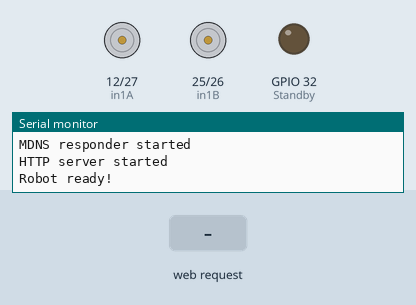
A sketch run on a simulated ESP32. On the bench: motor-driver pin pairs drawn as motors (green arrow = first pin HIGH = forward, orange = second pin HIGH = backward, longer = more drive, scaled by the enable pin, stopped while the standby pin is LOW), output pins drawn as LEDs (lit = HIGH), the last lines printed to the serial monitor. Inputs (shaded band) come from the test bench. WiFi joins after 1.5 s; servers stay silent unless stated; nothing arrives over Bluetooth unless stated; a phone connects over Bluetooth LE 3 s after start.

Above: at 2.7 s.
2.8 s: HTTP request GET /fwd received
At 3.9 s:
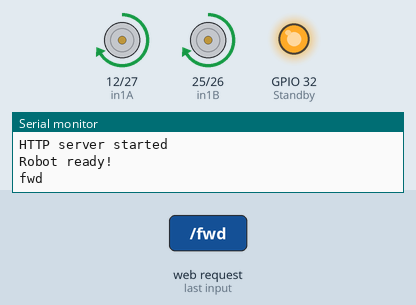
4.3 s: HTTP request GET /back received
At 5.5 s:
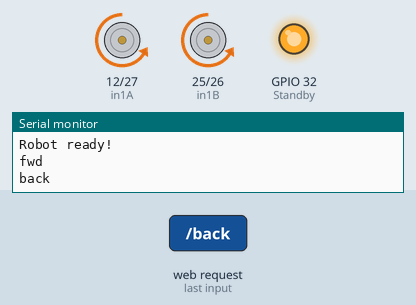
6.3 s: HTTP request GET /left received
At 8.0 s:
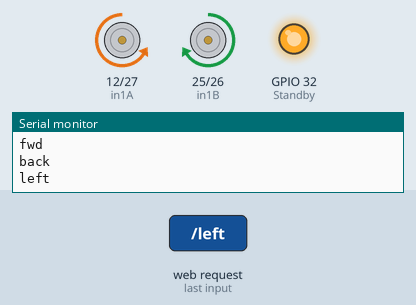
8.3 s: HTTP request GET /right received
At 9.7 s:
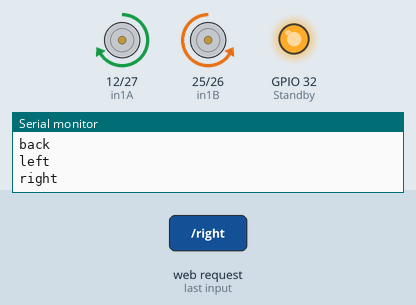
Timing chart, 0 to 11.3 s (numbered marks = the images above; inputs shaded):
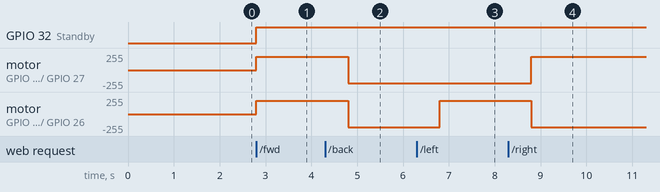

The sketch:

stemcamp_connected_robot.ino
```cpp
/*
    Based on Neil Kolban example for IDF: https://github.com/nkolban/esp32-snippets/blob/master/cpp_utils/tests/BLE%20Tests/SampleWrite.cpp
    Ported to Arduino ESP32 by Evandro Copercini
*/

#include <BLEDevice.h>
#include <BLEUtils.h>
#include <BLEServer.h>

#include <BLE2902.h>


#include <WiFi.h>
#include <WiFiClient.h>
#include <WebServer.h>
#include <ESPmDNS.h>

#define BLE_NAME "ESP32-Team-X-YOURNAME"
const char* ssid = "KSUGuest";
const char* password = "kennesaw";


//#define SERVICE_UUID        "6e400001-b5a3-f393-e0a9-e50e24dcca9e" //- must match optional services on navigator.bluetooth.requestDevice
//#define CHARACTERISTIC_UUID "6e400003-b5a3-f393-e0a9-e50e24dcca9e"

//maintain compatability with HM-10
BLEUUID  SERVICE_UUID((uint16_t)0xFFE0); // UART service UUID
BLEUUID CHARACTERISTIC_UUID ((uint16_t)0xFFE1);

/*
 * navigator.bluetooth.requestDevice({

    filters: [{
        name: 'ESP32'
      }],
      optionalServices: ['6e400001-b5a3-f393-e0a9-e50e24dcca9e',
      '6e400002-b5a3-f393-e0a9-e50e24dcca9e',
      '6e400003-b5a3-f393-e0a9-e50e24dcca9e']
    }).
*/


BLECharacteristic *pCharacteristic;


std::string avalue;
WebServer server(80);


void handleRoot() {
  String message = "hello my name is: ";
  message += WiFi.localIP().toString();
  server.send(200, "text/plain", message);
}

void handleNotFound() {
  String message = "File Not Found\n\n";
  message += "URI: ";
  message += server.uri();
  message += "\nMethod: ";
  message += (server.method() == HTTP_GET) ? "GET" : "POST";
  message += "\nArguments: ";
  message += server.args();
  message += "\n";
  for (uint8_t i = 0; i < server.args(); i++) {
    message += " " + server.argName(i) + ": " + server.arg(i) + "\n";
  }
  server.send(404, "text/plain", message);
}

class MyCallbacks: public BLECharacteristicCallbacks {
    void onWrite(BLECharacteristic *pCharacteristic) {
      std::string value = pCharacteristic->getValue();

      if (value.length() > 0) {
        Serial.println("*********");
        Serial.print("New value: ");
        for (int i = 0; i < value.length(); i++)
        {
          Serial.print(value[i]);

        }
        avalue = value.c_str();

        Serial.println();
        Serial.println("*********");

        //pCharacteristic->setValue(value +"\n"); // must add seperator \n for it to register on BLE terminal
        //pCharacteristic->notify();
      }
    }
};


// Motor A

int pwmA = 13;
int in1A = 12;
int in2A = 27;

// Motor B

int pwmB = 14;
int in1B = 25;
int in2B = 26;
int Standby = 32;
// Speed control potentiometers

int SpeedControl1 = A0;
int SpeedControl2 = A1;


// Motor Speed Values - Start at zero

int MotorSpeed1 = 0;
int MotorSpeed2 = 0;

// Setting PWM properties
const int freq = 30000;
const int pwmChannelA = 0;
const int pwmChannelB = 0;
const int resolution = 8;
int dutyCycle = 200;

#define STOP 0
#define FWD 1
#define BACK 2
#define LEFT 3
#define RIGHT 4
#define DELAY 5
#define SLOW 200
#define MEDIUM 225
#define FAST 255
int state = STOP;
int speedState = SLOW;
int carspeed = SLOW;
void setup() {
  Serial.begin(115200);

  BLEDevice::init(BLE_NAME);
  BLEServer *pServer = BLEDevice::createServer();

  BLEService *pService = pServer->createService(SERVICE_UUID);

  pCharacteristic = pService->createCharacteristic(
                                         CHARACTERISTIC_UUID,
                                         BLECharacteristic::PROPERTY_READ |
                                         BLECharacteristic::PROPERTY_WRITE |
                                         BLECharacteristic::PROPERTY_NOTIFY
                                       );//
  //pCharacteristic->setBroadcastProperty(true);
  //pCharacteristic->setNotifyProperty(true);
  //pCharacteristic->setIndicateProperty(true);
  pCharacteristic->setCallbacks(new MyCallbacks());

  pCharacteristic->addDescriptor(new BLE2902());

  pService->start();

  BLEAdvertising *pAdvertising = pServer->getAdvertising();
  pAdvertising->start();

 WiFi.mode(WIFI_STA);
  WiFi.begin(ssid, password);
  Serial.println("");

   // Wait for connection
  while (WiFi.status() != WL_CONNECTED) {
    delay(500);
    Serial.print(".");
  }
  Serial.println("");
  Serial.print("Connected to ");
  Serial.println(ssid);
  Serial.print("IP address: ");
  Serial.println(WiFi.localIP());

  if (MDNS.begin("esp32")) {
    Serial.println("MDNS responder started");
  }

  server.on("/", handleRoot);

  server.on("/fwd", []() {
    server.send(200, "text/plain", "fwd");
    state = FWD;
    Serial.println("fwd");
  });

  server.on("/back", []() {
    server.send(200, "text/plain", "back");
    state = BACK;
    Serial.println("back");
  });

  server.on("/left", []() {
    server.send(200, "text/plain", "left");
    state = LEFT;
    Serial.println("left");
  });

  server.on("/right", []() {
    server.send(200, "text/plain", "right");
    state = RIGHT;
    Serial.println("right");
  });

  server.on("/stop", []() {
    server.send(200, "text/plain", "stop");
    state = STOP;
    Serial.println("stop");
  });

  server.on("/slow", []() {
    server.send(200, "text/plain", "stop");
    speedState = SLOW;
    Serial.println("slow");
  });

  server.on("/medium", []() {
    server.send(200, "text/plain", "stop");
    speedState = MEDIUM;
    Serial.println("medium");
  });

  server.on("/fast", []() {
    server.send(200, "text/plain", "stop");
    speedState = FAST;
    Serial.println("fast");
  });

  server.onNotFound(handleNotFound);

  server.begin();
  Serial.println("HTTP server started");

pinMode(in1A, OUTPUT);
  pinMode(in2A, OUTPUT);
  pinMode(in1B, OUTPUT);
  pinMode(in2B, OUTPUT);
  pinMode(in2B, OUTPUT);
  pinMode(Standby, OUTPUT);

  // configure LED PWM functionalitites
  ledcSetup(pwmChannelA, freq, resolution);

  // attach the channel to the GPIO to be controlled
  ledcAttachPin(pwmA, pwmChannelA);

    // configure LED PWM functionalitites
  ledcSetup(pwmChannelB, freq, resolution);

    // attach the channel to the GPIO to be controlled
  ledcAttachPin(pwmB, pwmChannelB);

  digitalWrite(Standby, LOW);
  Serial.println("Robot ready!");
}

void forward(int dutyCycle) {
 digitalWrite(Standby, HIGH);
 digitalWrite(in1A, HIGH);
 digitalWrite(in2A, LOW);
 digitalWrite(in1B, HIGH);
 digitalWrite(in2B, LOW);
 ledcWrite(pwmChannelA, dutyCycle);
 ledcWrite(pwmChannelB, dutyCycle);
}

void reverse(int dutyCycle) {
 digitalWrite(Standby, HIGH);
 digitalWrite(in1A, LOW);
 digitalWrite(in2A, HIGH);
 digitalWrite(in1B, LOW);
 digitalWrite(in2B, HIGH);
 ledcWrite(pwmChannelA, dutyCycle);
 ledcWrite(pwmChannelB, dutyCycle);
}

void brake(){
 digitalWrite(in1A, HIGH);
 digitalWrite(in2A, HIGH);
 digitalWrite(in1B, HIGH);
 digitalWrite(in2B, HIGH);
 ledcWrite(pwmChannelA, 0);
 ledcWrite(pwmChannelB, 0);
 digitalWrite(Standby, LOW);
}

void left(int dutyCycle)
{
  digitalWrite(Standby, HIGH);
  digitalWrite(in1A, LOW);
  digitalWrite(in2A, HIGH);
  ledcWrite(pwmChannelA, dutyCycle);

  digitalWrite(in1B, HIGH);
  digitalWrite(in2B, LOW);
  ledcWrite(pwmChannelB, dutyCycle);
}

void right(int dutyCycle)
{
  digitalWrite(Standby, HIGH);
  digitalWrite(in1A, HIGH);
  digitalWrite(in2A, LOW);
  ledcWrite(pwmChannelA, dutyCycle);

  digitalWrite(in1B, LOW);
  digitalWrite(in2B, HIGH);
  ledcWrite(pwmChannelB, dutyCycle);
}
bool notSeen = true;
void loop() {
  server.handleClient();
  String mystring(avalue.c_str());
  if(mystring=="HELLO" & notSeen)
  {
    Serial.println(WiFi.localIP().toString().c_str());
    pCharacteristic->setValue(WiFi.localIP().toString().c_str());
    pCharacteristic->notify();
    notSeen = false;
    delay(1000);
  }

switch(speedState){
  case SLOW:
    carspeed = SLOW;
    speedState=SLOW;
    break;
  case MEDIUM:
    carspeed = MEDIUM;
    speedState=MEDIUM;
    break;
  case FAST:
    carspeed = FAST;
    speedState=FAST;
    break;
  }

  switch(state){
    case FWD:
      forward(carspeed);
      state=DELAY;
      break;
    case BACK:
      reverse(carspeed);
      state=DELAY;
      break;
    case LEFT:
      left(carspeed);
      state=DELAY;
      break;
    case RIGHT:
      right(carspeed);
      state=DELAY;
      break;
    case STOP:
      brake();
      break;
    case DELAY:
      delay(1000);
      break;
  }

}
```

Measured:
- after the input at 2.8 s, GPIO 32 (Standby): LOW → HIGH at once; motor on GPIO 12 (in1A) / GPIO 27 (in2A), motor on GPIO 25 (in1B) / GPIO 26 (in2B): stopped → forward 199/255 at once
- after the input at 4.3 s, motor on GPIO 12 (in1A) / GPIO 27 (in2A), motor on GPIO 25 (in1B) / GPIO 26 (in2B): forward 199/255 → backward 199/255 after 0.50 s
- after the input at 6.3 s, motor on GPIO 25 (in1B) / GPIO 26 (in2B): backward 199/255 → forward 199/255 after 0.50 s
- after the input at 8.3 s, motor on GPIO 12 (in1A) / GPIO 27 (in2A): backward 199/255 → forward 199/255 after 0.50 s; motor on GPIO 25 (in1B) / GPIO 26 (in2B): forward 199/255 → backward 199/255 after 0.50 s
